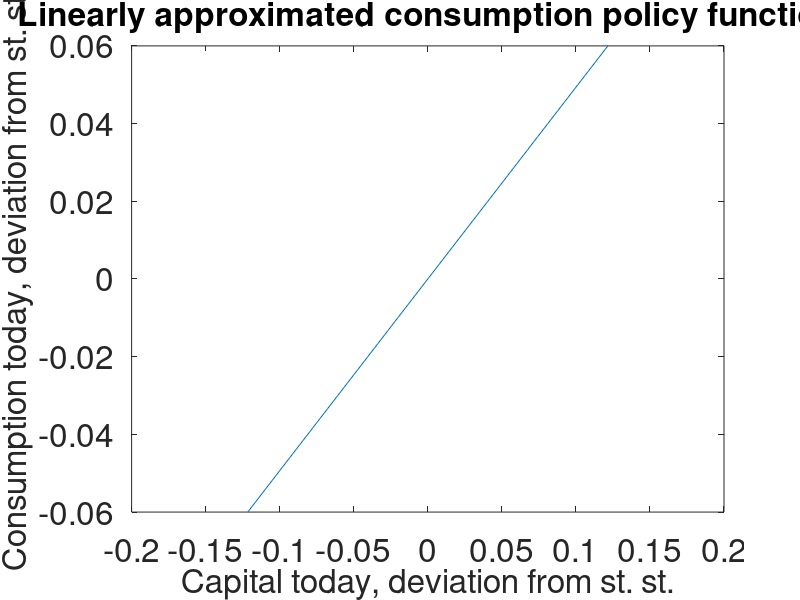
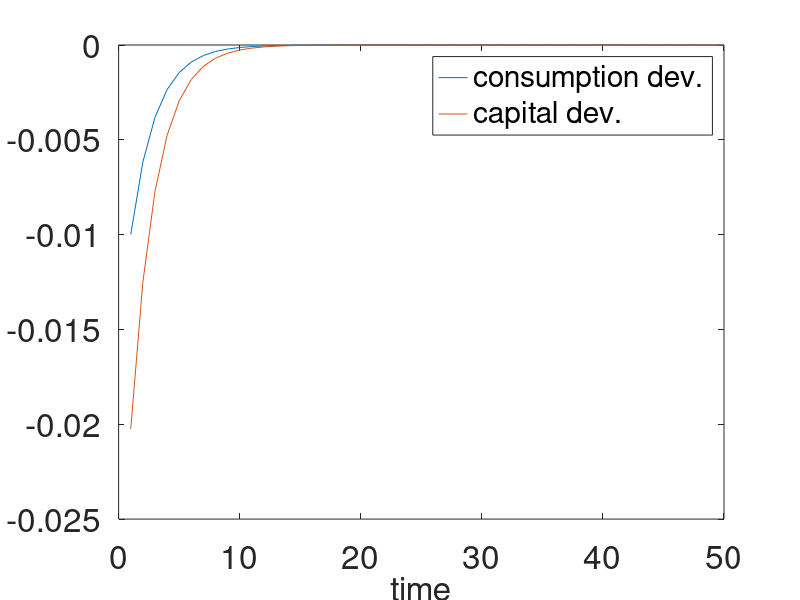
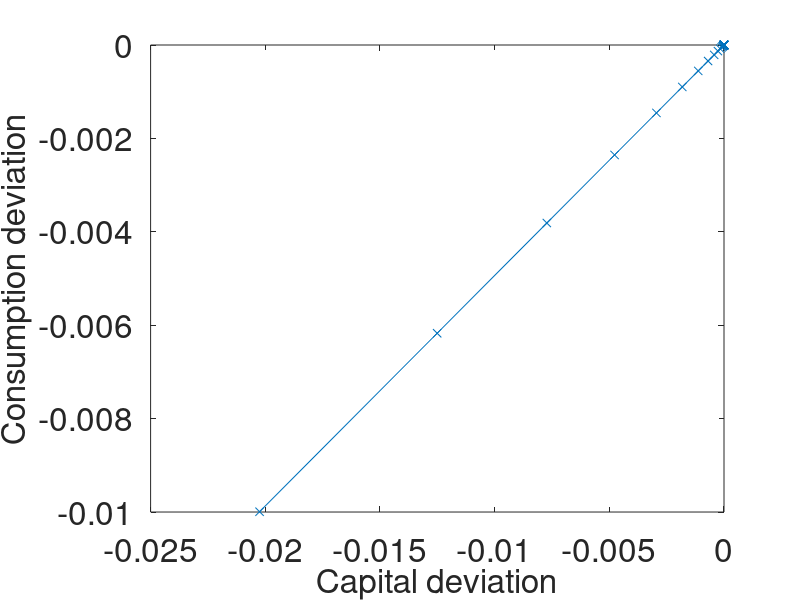

Reproduce these figures in MATLAB, in order.
% Problem Set 3, Question 1h
%
% linearized solution of a Ramsey model
% CRRA utility function
% u(c) = (c^(1 - \sigma) - 1)/(1 - \sigma),
% Cobb-Douglas production function
% ----------------------------------------------
clear all;   % some housekeeping

beta = 0.9; % discount factor

theta = 1.0/beta - 1.0; % discount rate

sigma = 2.0; % utility curvature

alpha = 1/2; % exponent on capital

delta = 1; % depreciation rate

T = 50; % number of time periods to simulate

% computing the steady state
% ==========================
Kss = ( (1-beta+delta*beta) / (alpha*beta) )^(1/(alpha-1));

Css = Kss^alpha - delta*Kss;

% getting entries of the A matrix,
% using steady state values and corresponding derivatives
% =======================================================
coeff1 = -(1.0/sigma)*Css*alpha*(alpha-1.0)*Kss^(alpha - 2.0);

A = NaN*zeros(2,2);

A(1,1) = 1.0 + beta*coeff1;

A(1,2) = -coeff1;

A(2,1) = -1.0;

A(2,2) = 1.0/beta;

[V,D] = eig(A); % returns eigenvectors collected in the columns of V,
                % and the corresponding eigenvalues on the diagonal of D

% finding out at which position the stable eigenvalue appears
for i_D = 1:2;
    if abs(D(i_D,i_D)) < 1.0;
       stab_col_ind = i_D;
    end;   % of if
end; % of for loop running over the diagonal of the matrix D

% Defining the grid range and number of grid points
K_range = -Kss*0.6:Kss/30:Kss*0.6;

% The linearly approximated consumption policy function
C_dev_lin = (V(1,stab_col_ind)/V(2,stab_col_ind))*K_range;

figure(11);
plot(K_range,C_dev_lin);
set(gca,'fontsize',24)
xlabel('Capital today, deviation from st. st.','FontSize',24);
ylabel('Consumption today, deviation from st. st.','FontSize',24);
title('Linearly approximated consumption policy function','FontSize',24);

x_t = NaN*zeros(2,T); % initializing the array for the simulated variables
% Simulating dynamics for some variables
x_t(2,1) = -0.1*Kss;
x_t(1,1) = (V(1,stab_col_ind)/V(2,stab_col_ind))*x_t(2,1);

for t = 2:T;
    
    x_t(2,t) = A(2,:)*x_t(:,t-1);
    x_t(1,t) = (V(1,stab_col_ind)/V(2,stab_col_ind))*x_t(2,t);
    
end;


figure(21);
plot(1:T,x_t);
set(gca,'fontsize',24)
xlabel('time','FontSize',24);
legend('consumption dev.','capital dev.');

figure(22);
plot(x_t(2,:),x_t(1,:),'-x');
set(gca,'fontsize',24)
ylabel('Consumption deviation','FontSize',24);
xlabel('Capital deviation','FontSize',24);














